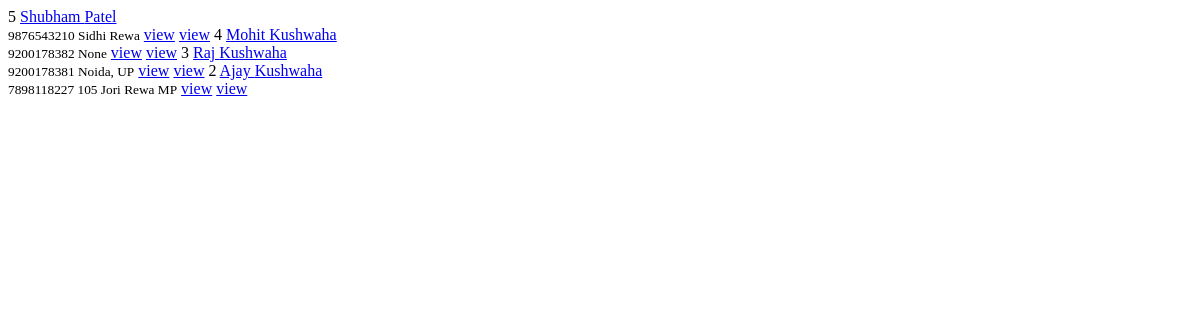
/customer_list/, run on an earlier commit of the app's database.
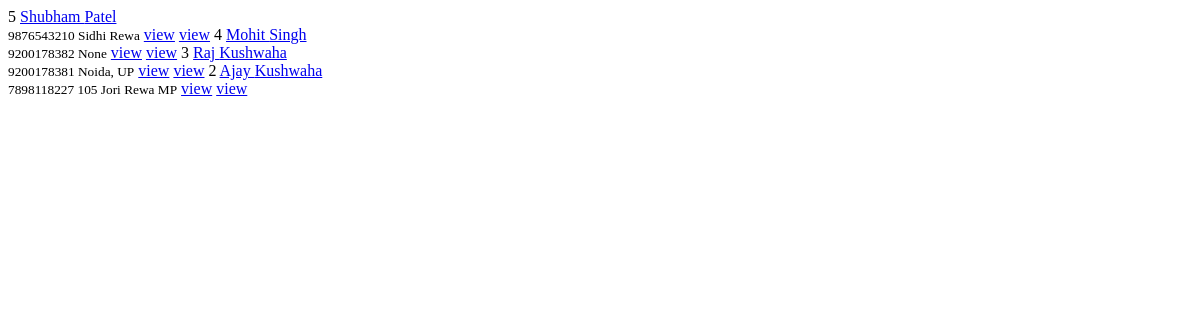
And on a later commit of the database.
### users/models.py (models this page shows, shortened)
class CustomerUser(AbstractBaseUser, PermissionsMixin):
    email = models.EmailField(unique=True,blank=True,null=True)
    mobile = models.CharField(unique=True,max_length=10)
    first_name = models.CharField(max_length=30, blank=True)
    last_name = models.CharField(max_length=30, blank=True)
    is_active = models.BooleanField(default=True)
    is_staff = models.BooleanField(default=False)
    address=models.TextField(null=True,blank=True)
    backup_password=models.CharField(max_length=200,null=True,blank=True)
    objects = CustomUserManager()
    USERNAME_FIELD = 'mobile'
    REQUIRED_FIELDS = ['first_name', 'last_name']

### users/views.py (the view)
# urls.py: path('customer_list/', views.customer_list,name='customer_list'),
def customer_list(request):
    context = {}
    customers_list = CustomerUser.objects.filter(is_staff=False).order_by('-id')
    v_key=request.GET.get('name')
    print(v_key)
    if v_key:
        customers_list=customers_list.filter(first_name__istartswith=v_key)
    context['customers_list'] = customers_list
    return render(request, "customers/customer_list.html",context)

### users/templates/customers/customer_list.html
{% for cus in customers_list %}
<tr>
    <td>{{cus.id}}</td>
    <td><span class="text-primary"><a href="/profile/?user={{cus.id}}">{{cus.first_name}}  {{cus.last_name}}</a></span> <br>
        <small class="text-muted">{{cus.mobile}} {{cus.address}}</small>
    </td>
    <td><a href="/orders/?bycustomer={{cus.id}}">view</a></td>
    <td><a href="#">view</a></td>
</tr>
{% endfor %}

What changed in the data, as far as the page shows it:
changed CustomerUser "Mohit": last_name "Kushwaha" → "Singh"
